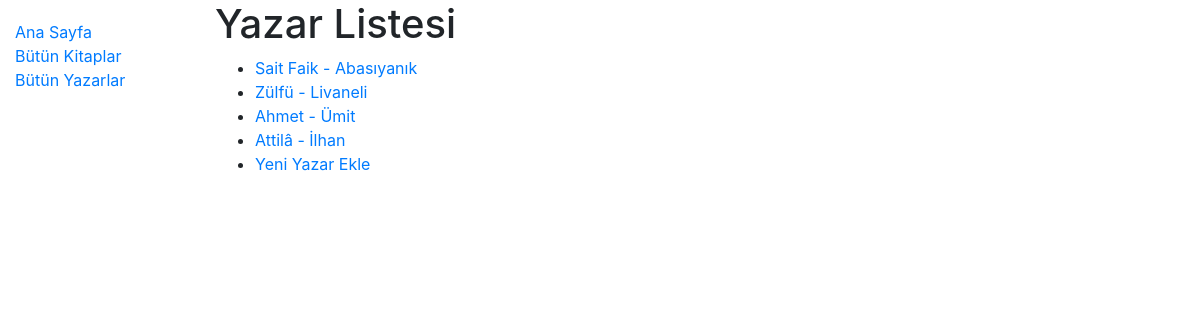
Page /katalog/yazarlar/ on the committed database.
### katalog/models.py (models this page shows, shortened)
class Yazar(models.Model):
    adi = models.CharField(max_length=100)
    soyadi = models.CharField(max_length=100)
    dogum_tarihi = models.DateField(null=True,blank=True)
    olum_tarihi = models.DateField('Öldü',null=True,blank=True)
    class Meta:
        ordering = ['soyadi','adi']

### katalog/views.py (the view)
# urls.py: path('yazarlar/',views.yazarListe,name='yazarlar'),
def yazarListe(request):
    yazarlar = Yazar.objects.all()
    return render(request,'yazarlar/yazar_liste.html',{'yazarlar':yazarlar})

### katalog/templates/yazarlar/yazar_liste.html
{% extends '../ana.html' %}
{% block icerik_kisim %}
    <h1>Yazar Listesi</h1>
    {% if yazarlar %}
        <ul>
        {% for yazar in yazarlar %}
            <li> <a href="{% url 'yazar_detay' pk=yazar.pk %}" >
            {{yazar.adi}} - {{yazar.soyadi}}
            </a>
            </li>
        {% endfor %}
        <li> <a href="{% url  'yeni_yazar' %}">Yeni Yazar Ekle</a></li>
        </ul>
    {% else %}
        <h4> Kitap Bulunamadı</h4>
    {% endif %}
{% endblock  %}

### Templates/ana.html (shortened to what this page needs)
<!DOCTYPE html>
<html>
<head>
<link rel="stylesheet" href="https://stackpath.bootstrapcdn.com/bootstrap/4.1.3/css/bootstrap.min.css">
{% load static %}
<link rel=stylesheet href="{% static 'css/style.css' %}">
</head>
<body>
<div class="container-fluid">
    <div class="row">
        <div class="col-sm-2">
        {% block sol_menu %}
            <ul class="sidebar-nav">
                <li><a href="{% url 'index' %}">Ana Sayfa</a></li>
                <li><a href="{% url 'kitaplar' %}">Bütün Kitaplar</a></li>
                <li><a href="{% url 'yazarlar' %}">Bütün Yazarlar</a></li>
            </ul>
        {% endblock  %}
        </div>
        <div class="col-sm-10"> {% block icerik_kisim %}{% endblock  %}</div>
    </div>
</div>
</body>
</html>

### Static/css/style.css (style rules this page uses)
.sidebar-nav { margin-top: 20px; padding: 0; list-style: none; }

### rows in the picture
Yazar: adi "Sait Faik", soyadi "Abasıyanık"
Yazar: adi "Zülfü", soyadi "Livaneli"
Yazar: adi "Ahmet", soyadi "Ümit"
Yazar: adi "Attilâ", soyadi "İlhan"
